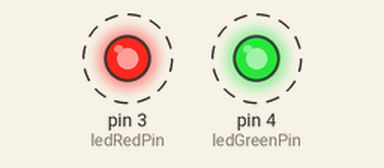
Bench run of a sketch on a simulated Arduino Uno, built with avr-gcc and run on an emulated ATmega328P. Parts: output pins drawn as LEDs (lit = HIGH). Dashed ring = blinking.

Above: at 0.5 s.
Timing chart, 0 to 4.7 s (numbered marks = the images above):
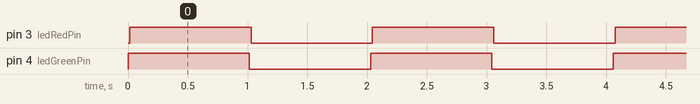

Measured:
- by itself, pin 3 (ledRedPin), pin 4 (ledGreenPin): alternates HIGH for 1.0 s and LOW for 1.0 s
- by itself, everything shown: repeats every 2.0 s, in 4 steps

The sketch:

led_test.ino
```cpp
// Define the pin where the LED is connected
const int ledRedPin = 3; // You can change this to any other digital pin if needed
const int ledGreenPin = 4;
// Define the delay times (in milliseconds)
const unsigned long onTime = 1000;  // LED on for 1 second
const unsigned long offTime = 1000; // LED off for 1 second

void setup() {
  // Set the LED pin as an OUTPUT
  pinMode(ledGreenPin, OUTPUT);
  pinMode(ledRedPin, OUTPUT);
}

void loop() {
  // Turn the LED on
  digitalWrite(ledGreenPin, HIGH);
  delay(15);
  digitalWrite(ledRedPin, HIGH);
  delay(onTime); // Wait for the specified onTime

  // Turn the LED off
  digitalWrite(ledGreenPin, LOW);
  delay(15);
  digitalWrite(ledRedPin, LOW);
  delay(offTime); // Wait for the specified offTime
}
```
